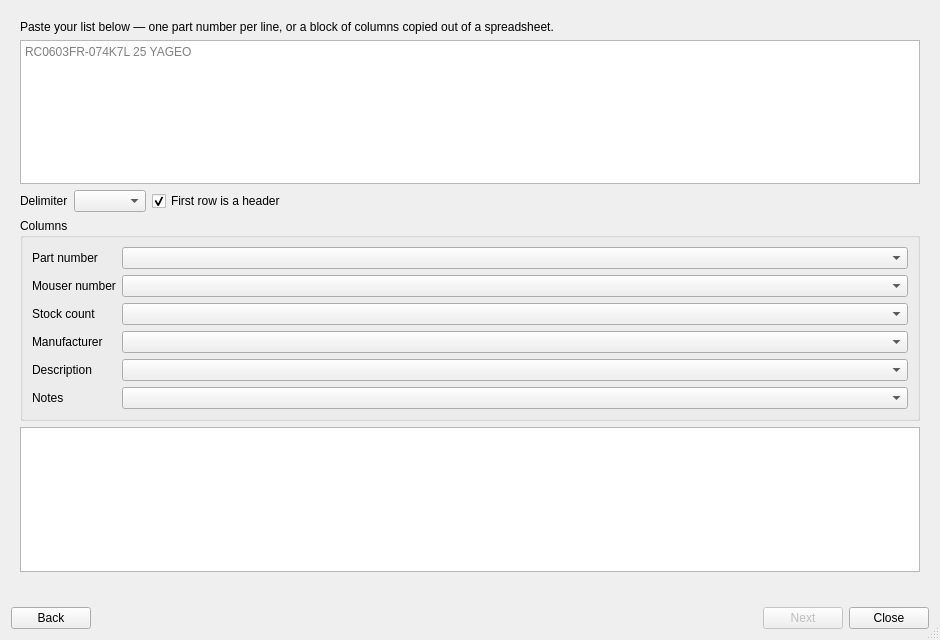
<?xml version="1.0" encoding="UTF-8"?>
<ui version="4.0">
 <class>PartMigrationDialog</class>
 <widget class="QDialog" name="PartMigrationDialog">
  <property name="geometry">
   <rect>
    <x>0</x>
    <y>0</y>
    <width>940</width>
    <height>640</height>
   </rect>
  </property>
  <property name="windowTitle">
   <string>Import Part List</string>
  </property>
  <property name="sizeGripEnabled">
   <bool>true</bool>
  </property>
  <layout class="QVBoxLayout" name="mainLayout">
   <item>
    <widget class="QStackedWidget" name="stack">
     <property name="currentIndex">
      <number>0</number>
     </property>
     <widget class="QWidget" name="pastePage">
      <layout class="QVBoxLayout" name="pasteLayout">
       <item>
        <widget class="QLabel" name="pasteHintLabel">
         <property name="text">
          <string>Paste your list below — one part number per line, or a block of columns copied out of a spreadsheet.</string>
         </property>
         <property name="wordWrap">
          <bool>true</bool>
         </property>
        </widget>
       </item>
       <item>
        <widget class="QPlainTextEdit" name="pasteEdit">
         <property name="minimumHeight">
          <number>120</number>
         </property>
         <property name="placeholderText">
          <string>RC0603FR-074K7L	25	YAGEO</string>
         </property>
        </widget>
       </item>
       <item>
        <layout class="QHBoxLayout" name="optionsLayout">
         <item>
          <widget class="QLabel" name="delimiterLabel">
           <property name="text">
            <string>Delimiter</string>
           </property>
          </widget>
         </item>
         <item>
          <widget class="QComboBox" name="delimiterCombo"/>
         </item>
         <item>
          <widget class="QCheckBox" name="headerCheck">
           <property name="text">
            <string>First row is a header</string>
           </property>
           <property name="checked">
            <bool>true</bool>
           </property>
          </widget>
         </item>
         <item>
          <spacer name="optionsSpacer">
           <property name="orientation">
            <enum>Qt::Horizontal</enum>
           </property>
           <property name="sizeHint" stdset="0">
            <size>
             <width>40</width>
             <height>20</height>
            </size>
           </property>
          </spacer>
         </item>
        </layout>
       </item>
       <item>
        <widget class="QGroupBox" name="mappingGroup">
         <property name="title">
          <string>Columns</string>
         </property>
         <layout class="QFormLayout" name="mappingForm">
          <item row="0" column="0">
           <widget class="QLabel" name="mpnLabel">
            <property name="text">
             <string>Part number</string>
            </property>
           </widget>
          </item>
          <item row="0" column="1">
           <widget class="QComboBox" name="mpnCombo">
            <property name="toolTip">
             <string>The manufacturer's own part number. Either this or the Mouser column is needed — without one of them there is nothing to look a part up by.</string>
            </property>
           </widget>
          </item>
          <item row="1" column="0">
           <widget class="QLabel" name="mouserLabel">
            <property name="text">
             <string>Mouser number</string>
            </property>
           </widget>
          </item>
          <item row="1" column="1">
           <widget class="QComboBox" name="mouserCombo">
            <property name="toolTip">
             <string>The distributor's article number ('595-LM358DR'). Mapped separately from the part number so it reaches the Mouser field, and so adding a part can look it up first.</string>
            </property>
           </widget>
          </item>
          <item row="2" column="0">
           <widget class="QLabel" name="stockLabel">
            <property name="text">
             <string>Stock count</string>
            </property>
           </widget>
          </item>
          <item row="2" column="1">
           <widget class="QComboBox" name="stockCombo"/>
          </item>
          <item row="3" column="0">
           <widget class="QLabel" name="manufacturerLabel">
            <property name="text">
             <string>Manufacturer</string>
            </property>
           </widget>
          </item>
          <item row="3" column="1">
           <widget class="QComboBox" name="manufacturerCombo"/>
          </item>
          <item row="4" column="0">
           <widget class="QLabel" name="descriptionLabel">
            <property name="text">
             <string>Description</string>
            </property>
           </widget>
          </item>
          <item row="4" column="1">
           <widget class="QComboBox" name="descriptionCombo"/>
          </item>
          <item row="5" column="0">
           <widget class="QLabel" name="notesLabel">
            <property name="text">
             <string>Notes</string>
            </property>
           </widget>
          </item>
          <item row="5" column="1">
           <widget class="QComboBox" name="notesCombo"/>
          </item>
         </layout>
        </widget>
       </item>
       <item>
        <widget class="QTableWidget" name="previewTable">
         <property name="selectionBehavior">
          <enum>QAbstractItemView::SelectRows</enum>
         </property>
         <property name="selectionMode">
          <enum>QAbstractItemView::SingleSelection</enum>
         </property>
         <property name="editTriggers">
          <set>QAbstractItemView::NoEditTriggers</set>
         </property>
         <property name="alternatingRowColors">
          <bool>true</bool>
         </property>
         <attribute name="verticalHeaderVisible">
          <bool>false</bool>
         </attribute>
        </widget>
       </item>
       <item>
        <widget class="QLabel" name="pasteStatusLabel">
         <property name="text">
          <string notr="true"/>
         </property>
         <property name="wordWrap">
          <bool>true</bool>
         </property>
        </widget>
       </item>
      </layout>
     </widget>
     <widget class="QWidget" name="worklistPage">
      <layout class="QVBoxLayout" name="worklistLayout">
       <item>
        <widget class="QLabel" name="worklistHintLabel">
         <property name="text">
          <string>Work down the list: look a row up on Mouser, add it by hand, or skip it. Nothing here is saved — the parts you create are.</string>
         </property>
         <property name="wordWrap">
          <bool>true</bool>
         </property>
        </widget>
       </item>
       <item>
        <widget class="QTableWidget" name="worklistTable">
         <property name="selectionBehavior">
          <enum>QAbstractItemView::SelectRows</enum>
         </property>
         <property name="selectionMode">
          <enum>QAbstractItemView::SingleSelection</enum>
         </property>
         <property name="editTriggers">
          <set>QAbstractItemView::NoEditTriggers</set>
         </property>
         <attribute name="verticalHeaderVisible">
          <bool>false</bool>
         </attribute>
        </widget>
       </item>
       <item>
        <widget class="QLabel" name="progressLabel">
         <property name="text">
          <string notr="true"/>
         </property>
        </widget>
       </item>
       <item>
        <widget class="QLabel" name="worklistStatusLabel">
         <property name="text">
          <string notr="true"/>
         </property>
         <property name="wordWrap">
          <bool>true</bool>
         </property>
        </widget>
       </item>
       <item>
        <layout class="QHBoxLayout" name="rowActionLayout">
         <item>
          <widget class="QPushButton" name="mouserButton">
           <property name="text">
            <string>Search on Mouser…</string>
           </property>
           <property name="enabled">
            <bool>false</bool>
           </property>
          </widget>
         </item>
         <item>
          <widget class="QPushButton" name="addPartButton">
           <property name="text">
            <string>Add Part…</string>
           </property>
           <property name="toolTip">
            <string>Opens the New Part form for this row. When the row carries a Mouser number it is looked up there first, so the form arrives filled in.</string>
           </property>
           <property name="enabled">
            <bool>false</bool>
           </property>
          </widget>
         </item>
         <item>
          <widget class="QPushButton" name="openPartButton">
           <property name="text">
            <string>Open Part</string>
           </property>
           <property name="enabled">
            <bool>false</bool>
           </property>
          </widget>
         </item>
         <item>
          <widget class="QPushButton" name="bookStockButton">
           <property name="text">
            <string>Book Stock</string>
           </property>
           <property name="enabled">
            <bool>false</bool>
           </property>
          </widget>
         </item>
         <item>
          <widget class="QPushButton" name="skipButton">
           <property name="text">
            <string>Skip</string>
           </property>
           <property name="enabled">
            <bool>false</bool>
           </property>
          </widget>
         </item>
         <item>
          <spacer name="rowActionSpacer">
           <property name="orientation">
            <enum>Qt::Horizontal</enum>
           </property>
           <property name="sizeHint" stdset="0">
            <size>
             <width>40</width>
             <height>20</height>
            </size>
           </property>
          </spacer>
         </item>
        </layout>
       </item>
       <item>
        <widget class="QCheckBox" name="openEditorCheck">
         <property name="text">
          <string>Open the part editor after creating</string>
         </property>
         <property name="toolTip">
          <string>Off by default: New Part already covers files, attributes and the KiCad symbol offer, and thirty editors in a row is thirty windows to close.</string>
         </property>
         <property name="checked">
          <bool>false</bool>
         </property>
        </widget>
       </item>
      </layout>
     </widget>
    </widget>
   </item>
   <item>
    <layout class="QHBoxLayout" name="footerLayout">
     <item>
      <widget class="QPushButton" name="backButton">
       <property name="text">
        <string>Back</string>
       </property>
      </widget>
     </item>
     <item>
      <spacer name="footerSpacer">
       <property name="orientation">
        <enum>Qt::Horizontal</enum>
       </property>
       <property name="sizeHint" stdset="0">
        <size>
         <width>40</width>
         <height>20</height>
        </size>
       </property>
      </spacer>
     </item>
     <item>
      <widget class="QPushButton" name="nextButton">
       <property name="text">
        <string>Next</string>
       </property>
       <property name="enabled">
        <bool>false</bool>
       </property>
       <property name="default">
        <bool>true</bool>
       </property>
      </widget>
     </item>
     <item>
      <widget class="QPushButton" name="closeButton">
       <property name="text">
        <string>Close</string>
       </property>
      </widget>
     </item>
    </layout>
   </item>
  </layout>
 </widget>
 <resources/>
 <connections/>
</ui>
